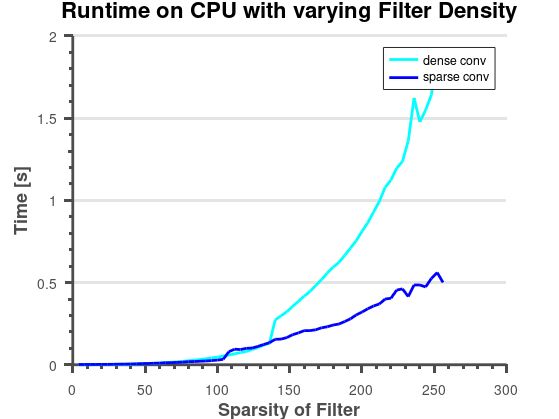

Write the MATLAB code that produced this figure.
clear;
clc;
close all;

data = importdata('eval_time_conv.txt');

res = data(:,1)';
dc = data(:,2)';
sc = data(:,3)';
dbpf = data(:,4)';
sbpf = data(:,5)';
dbpi = data(:,6)';
sbpi = data(:,7)';

hold on;

hTitle  = title ('Runtime on CPU with varying Filter Density');
hXLabel = xlabel('Sparsity of Filter', 'FontSize',13);
hYLabel = ylabel('Time [s]', 'FontSize',13);
plot(res, dc, 'c','LineWidth',2);
plot(res, sc, 'b','LineWidth',2);
hLegend = legend('dense conv', 'sparse conv')
%plot(res, dbpf, 'g','LineWidth',2);
%plot(res, sbpf, 'r','LineWidth',2);
%plot(res, dbpi, 'k','LineWidth',2);
%plot(res, sbpi, 'm','LineWidth',2);
%hLegend = legend('dense conv', 'sparse conv', 'dense bp filter', 'sparse bp filter', 'dense bp input', 'sparse bp input')


set( gca                       , ...
    'FontName'   , 'Helvetica' );
%set([hTitle, hXLabel, hYLabel], ...
%    'FontName'   , 'AvantGarde');
% set([hLegend, gca]             , ...
%     'FontSize'   , 14          , ...
%     'Box', 'off');
set([hXLabel, hYLabel]  , ...
    'fontweight','Bold'       , ...
    'FontSize'   , 13          );
set( hTitle                    , ...
    'FontSize'   , 16          );

set(gca, ...
  'Box'         , 'off'     , ...
  'TickDir'     , 'out'     , ...
  'TickLength'  , [.02 .02] , ...
  'XMinorTick'  , 'on'      , ...
  'YMinorTick'  , 'on'      , ...
  'YGrid'       , 'on'      , ...
  'XGrid'       , 'off'      , ...
  'XColor'      , [.3 .3 .3], ...
  'YColor'      , [.3 .3 .3], ...
  'LineWidth'   , 2         );

set(gcf, 'PaperPositionMode', 'auto');
print -depsc2 'eval_time_conv.eps'
